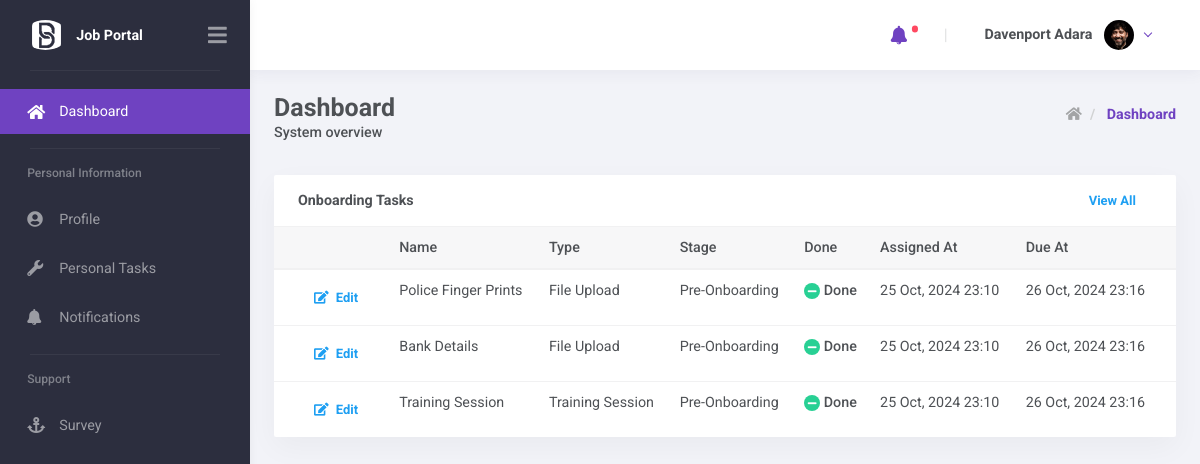
The page /app/dashboard/ (signed in) on the database its author committed.
### core/models.py (models this page shows, shortened)
class Employee(AbstractUser, PermissionsMixin):
    id = models.UUIDField(primary_key=True, default=uuid.uuid4, editable=False)
    employee_number = models.CharField(max_length=10, editable=False, unique=True)
    nationalIdNo = models.CharField(max_length=150, help_text="format:XX-XXXXXX-A-XX", unique=True,
                                    verbose_name="Nation ID Number")
    profilePhoto = models.ImageField(blank=True, null=True, upload_to="users/profile-photos",
                                     verbose_name="Profile Photo")
    username = models.CharField(max_length=150, unique=True)
    email = models.EmailField(max_length=255, unique=True, )
    phone = PhoneNumberField(max_length=20, verbose_name="Phone Number")
    SEX_CHOICES = [
        ("MALE", "Male"),
        ("FEMALE", "Female"),
        ("UNKNOWN", "Unknown"),
    ]
    date_of_birth = models.DateField(blank=True, null=True)
    sex = models.CharField(max_length=10, choices=SEX_CHOICES, default="UNKNOWN", verbose_name="Sex")
    address_line_1 = models.CharField(max_length=255, blank=True, null=True, verbose_name="Address Line 1")
    address_line_2 = models.CharField(max_length=255, blank=True, null=True, verbose_name="Address Line 2")
    ROLE_CHOICES = [
        ('ADMIN', 'Admin'),
        ('APPLICANT', 'Applicant'),
        ('HR OFFICER', 'HR Officer'),
        ("EMPLOYEE", "Employee")
    ]
    role = models.CharField(max_length=255, choices=ROLE_CHOICES, default="ADMIN")
    active_assignment = models.OneToOneField('JobAssignments', on_delete=models.SET_NULL,
                                             related_name="active_employee", null=True, blank=True)
    objects = CustomUserManager()
    USERNAME_FIELD = 'email'
    REQUIRED_FIELDS = [
        "phone",
        "username",
        "first_name",
        "last_name",
        "nationalIdNo"
    ]
    def __str__(self):
        return self.last_name.upper() + " " + self.first_name.upper()
    class Meta:
        ordering = ["first_name", "last_name"]
        unique_together = [("nationalIdNo")]
        verbose_name = "Employee"
        verbose_name_plural = "Employees"

class BaseModel(models.Model):
    id = models.UUIDField(primary_key=True, default=uuid.uuid4, editable=False)
    createdAt = models.DateTimeField(auto_now_add=True)
    updatedAt = models.DateTimeField(auto_now=True)
    class Meta:
        abstract = True

class Assignment(BaseModel):
    task = models.ForeignKey(Task, on_delete=models.CASCADE, related_name="assignments")
    assigned_to = models.ForeignKey(Employee, on_delete=models.CASCADE, related_name="assignments")
    due_date = models.DateTimeField()
    STATUS_CHOICES = [
        ('Pending', 'Not Done'),
        ('Submitted', 'Pending'),
        ('Done', 'Done')
    ]
    file_name = models.CharField(max_length=255, blank=True, null=True, verbose_name="File Name")
    file = models.FileField(upload_to='documents/', blank=True, null=True,
                            verbose_name="File")  # Path to the uploaded document
    day_before_notification = models.BooleanField(default=False)
    hours_before_notification = models.BooleanField(default=False)
    hours_after_notification = models.BooleanField(default=False)
    day_after_notification = models.BooleanField(default=False)
    status = models.CharField(max_length=14, choices=STATUS_CHOICES, default='Pending')
    objects = AssignmentQuerySet.as_manager()
    class Meta:
        verbose_name = "Assignment"
        verbose_name_plural = "Assignments"
        unique_together = ("task", "assigned_to")
        ordering = ["-status", "due_date"]

class Task(BaseModel):
    workflow = models.ForeignKey(Workflow, on_delete=models.CASCADE, related_name="tasks")
    name = models.CharField(max_length=255)  # Task name (e.g., 'Prepare welcome kit', 'Training')
    description = models.TextField(blank=True, null=True, verbose_name="Task Description")
    type_choices = [
        ('file', 'File Upload'),
        ('meeting', 'Meeting'),
        ('interview', 'Interview'),
        ('training', 'Training Session'),
    ]
    task_type = models.CharField(max_length=10, choices=type_choices)  # Type of task
    stage_choices = [
        ('pre-onboarding', 'Pre-Onboarding'),
        ('onboarding', 'Onboarding'),
    ]
    days = models.PositiveIntegerField(default=0, verbose_name="Days from Start Date")
    hours = models.PositiveIntegerField(default=0, verbose_name="Hours from Start Date")
    minutes = models.PositiveIntegerField(default=0, verbose_name="Hours from Start Date")
    stage = models.CharField(max_length=14, default="pre-onboarding", choices=stage_choices)
    document_name = models.FileField(max_length=255, upload_to="tasks/documents", blank=True,
                                     null=True,
                                     verbose_name="Instruction Document")  # Optional document associated with the task
    created_by = models.ForeignKey(Employee, on_delete=models.SET_NULL, null=True)  # Who created the task

### core/views.py (the view)
# urls.py: path('app/dashboard/', HomeView.as_view(), name='app_dashboard'),
class HomeView(AccessRequiredMixin, TemplateView):
    template_name = "pages/home.html"
    required_roles = ["ADMIN", "HR OFFICER", "EMPLOYEE", "APPLICANT"]
    def get_context_data(self, **kwargs):
        context = super().get_context_data(**kwargs)
        tasks = Assignment.objects.filter(assigned_to=self.request.user)
        context['tasks'] = tasks[:3]
        context['now'] = timezone.now()
        return context

### core/models.py (called while the page is built)
    def unread(self, include_deleted=False):
        return self.filter(unread=True, deleted=False)

    @property
    def timesince(self, now=None):
        from django.utils.timesince import timesince as timesince_
        return timesince_(self.createdAt, now)

### templates/pages/home.html
{% extends "layouts/app.layout.html" %}
{% block app-content %}
    {% include "includes/homepage/header.html" %}
    {% if tasks.count %}
        <div class="card">
            <div class="card-header py-2 font-weight-bold d-flex justify-content-between align-items-center">
                Onboarding Tasks
                <a href="{% url 'app_tasks_personal_list' %}"
                   class="btn btn-outline-info borderless w-auto">
                    <span class="font-weight-bold ml-1 text-capitalize">View All</span>
                </a>
            </div>
            <div class="table-responsive" style="min-height: 200px">
                <table class="table card-table">
                    <thead class="thead-light">
                    <tr>
                        <th></th>
                        <th>Name</th>
                        <th>Type</th>
                        <th>Stage</th>
                        <th>Done</th>
                        <th>Assigned At</th>
                        <th>Due At</th>
                    </tr>
                    </thead>
                    <tbody>
                    {% for task in tasks %}
                        <tr>
                            <th scope="row">
                                <a href="{% url 'app_tasks_personal_details' pk=task.id %}"
                                   class="btn btn-outline-info borderless w-auto">
                                    <span class="fas fa-edit"></span>
                                    <span class="font-weight-bold ml-1 text-capitalize">Edit</span>
                                </a>
                            </th>
                            <td>{{ task.task.name | title }}</td>
                            <td>{{ task.task.get_task_type_display }}</td>
                            <td>{{ task.task.get_stage_display }}</td>
                            <th scope="row">
                                {% if task.status == "Done" %}
                                    <div style="height: 16px; width: 16px"
                                         class="d-inline-flex  p-1 small text-white bg-success  rounded-circle justify-content-center align-items-center">
                                        <i style="font-size: 10px" class="fas fa-minus"></i>
                                    </div>
                                    {{ task.get_status_display }}
                                {% else %}
                                    <div style="height: 16px; width: 16px"
                                         class="d-inline-flex  p-1 small text-white bg-secondary  rounded-circle justify-content-center align-items-center">
                                        <i style="font-size: 10px" class="fas fa-minus"></i>
                                    </div>
                                    {{ task.get_status_display }}
                                {% endif %}
                            </th>
                            <td>{{ task.createdAt | date:"d M, Y H:i" }}</td>
                            <td>{{ task.due_date | date:"d M, Y H:i" }}</td>
                        </tr>
                    {% endfor %}
                    </tbody>
                </table>
            </div>
        </div>
    {% endif %}
{% endblock %}

### templates/layouts/app.layout.html (shortened to what this page needs)
{% extends "layouts/base.layout.html" %}
{% block content %}
    <div class="layout-wrapper layout-2">
        <div class="layout-inner">
            {% include "layouts/app-sidenav.layout.html" %}
            <div class="layout-container">
                {% include "layouts/app-header.layout.html" %}
                <div class="layout-content">
                 <div class="container-fluid d-flex flex-column flex-grow-1 container-p-y">
                    {% block app-content %}{% endblock %}
                 </div>
                </div>
            </div>
        </div>
    </div>
{% endblock %}

### templates/layouts/base.layout.html (shortened to what this page needs)
{% load static %}
<!DOCTYPE html>
<html lang="en" class="material-style layout-fixed w-100 h-100">
<head>
    <link rel="stylesheet" href="{% static "assets/fonts/fontawesome.css" %}">
    <link rel="stylesheet" href="{% static "assets/css/bootstrap-material.css" %}">
    <link rel="stylesheet" href="{% static "assets/css/shreerang-material.css" %}">
    <link rel="stylesheet" href="{% static "assets/css/uikit.css" %}">
</head>
<body class="h-100 w-100">
   {% block content %}{% endblock content %}
</body>
</html>

### templates/layouts/app-sidenav.layout.html (shortened to what this page needs)
{% load static active_class_tags %}
<div id="layout-sidenav" class="layout-sidenav sidenav sidenav-vertical bg-dark">
    <div class="app-brand demo">
                    <span class="app-brand-logo demo">
                        <img src="{% static 'assets/img/logo.png' %}" alt="Brand Logo" class="img-fluid rounded-circle">
                    </span>
        <span class="app-brand-text demo sidenav-text font-weight-bold ml-2">
            Job Portal</span>
        <a href="javascript:" class="layout-sidenav-toggle sidenav-link text-large ml-auto">
            <i class="fas fa-bars align-middle"></i>
        </a>
    </div>
    <div class="sidenav-divider mt-0"></div>
    <ul class="sidenav-inner py-1">
        <li class="sidenav-item {% active_class "app_dashboard" "active" "" %}">
            <a href="{% url "app_dashboard" %}" class="sidenav-link">
                <i class="sidenav-icon fas fa-home"></i>
                <div>Dashboard</div>
            </a>
        </li>
        <li class="sidenav-divider mb-1"></li>
        <li class="sidenav-header small font-weight-semibold">Personal Information</li>
        <li class="sidenav-item {% active_class "app_profile" "active" "" %}">
            <a href="{% url "app_profile" %}" class="sidenav-link">
                <i class="sidenav-icon fas fa-user-circle"></i>
                <div>Profile</div>
            </a>
        </li>
        {% if  request.user.role != "APPLICANT" %}
            <li class="sidenav-item {% active_class "app_tasks_personal_list" "active" "" %}">
                <a href="{% url "app_tasks_personal_list" %}" class="sidenav-link">
                    <i class="sidenav-icon fas fa-wrench"></i>
                    <div>Personal Tasks</div>
                </a>
            </li>
        {% endif %}
        <li class="sidenav-item {% active_class "app_notifications" "active" "" %}">
            <a href="{% url "app_notifications" %}" class="sidenav-link">
                <i class="sidenav-icon fas fa-bell"></i>
                <div>Notifications</div>
            </a>
        </li>
        <li class="sidenav-divider mb-1"></li>
        <li class="sidenav-header small font-weight-semibold">Support</li>
        <li class="sidenav-item {% active_class "app_personal_surveys_list" "active" "" %}">
            <a href="{% url "app_personal_surveys_list" %}" class="sidenav-link">
                <i class="sidenav-icon fas fa-anchor"></i>
                <div>Survey</div>
            </a>
        </li>
    </ul>
</div>

### templates/layouts/app-header.layout.html (shortened to what this page needs)
{% load static %}
<nav class="layout-navbar navbar align-items-center justify-content-between bg-white container-p-x"
     id="layout-navbar">
    <div class=" d-flex align-items-center ml-lg-auto">
        {% include "layouts/includes/notification-dropdown.html" %}
        <div class="nav-item d-none d-lg-block text-big font-weight-light line-height-1 opacity-25 mr-3 ml-1">
            |
        </div>
        {% include "layouts/includes/user-dropdown.html" %}
    </div>
</nav>

### templates/layouts/includes/notification-dropdown.html (shortened to what this page needs)
{% with request.user.notifications.unread.all as unread %}
    <div class="demo-navbar-notifications nav-item dropdown mr-lg-3">
        <a class="nav-link dropdown-toggle hide-arrow" href="#" data-toggle="dropdown">
            <i class="fas fa-bell navbar-icon align-middle"></i>
            {% if unread.count %}
                <span class="badge badge-danger badge-dot indicator"></span>
            {% endif %}
        </a>
    </div>
{% endwith %}

### templates/layouts/includes/user-dropdown.html (shortened to what this page needs)
{% load static random_color %}
<div class="demo-navbar-user nav-item dropdown">
            <a class="nav-link dropdown-toggle" href="#" data-toggle="dropdown">
                <div class="d-inline-flex flex-lg-row-reverse align-items-center align-middle">
                    {% if request.user.profilePhoto %}
                    	 <img src="{{ request.user.profilePhoto.url }}" alt
                         class="d-block ui-w-30 rounded-circle">
                   {% else %}
                        <div class="d-flex align-items-center justify-content-center ui-w-30 rounded-circle {% random_user_color %} text-white">
                        {{ request.user.first_name | first  }}
                        </div>
                    {% endif %}
                    <span class="px-1 text-dark font-weight-bold mr-lg-2 ml-2 ml-lg-0 d-none d-md-inline">
                        {{ request.user | title }}
                    </span>
                </div>
            </a>
        </div>

### templates/includes/homepage/header.html
<div class="row mb-4">
    <div class="col-md-12 m-b-30">
        <div class="d-block d-sm-flex flex-nowrap align-items-center">
            <div class="page-title mb-2 mb-sm-0">
                <h3 class="font-weight-bold mb-0">Dashboard</h3>
                <p class="font-weight-semibold mb-2">System overview </p>
            </div>
            <div class="ml-auto d-flex align-items-center">
                <nav>
                    <ol class="breadcrumb p-0 m-b-0">
                        <li class="breadcrumb-item">
                            <a href="{% url 'index' %}"><i class="fas fa-home"></i></a>
                        </li>
                        <li class="breadcrumb-item active font-weight-bold text-primary" aria-current="page">
                            Dashboard
                        </li>
                    </ol>
                </nav>
            </div>
        </div>
    </div>
</div>

### static/assets/css/uikit.css (style rules this page uses)
.ui-w-30 { width: 30px !important; height: 30px !important; }
.card-header + .table-responsive tr td:first-child, .card-header + .table-responsive tr th:first-child { padding-left: 1.5rem; }
.card-header + .table-responsive tr td:last-child, .card-header + .table-responsive tr th:last-child { padding-right: 1.5rem; }

### rows shown on the page
Employee: user.profilePhoto (picture), user "Davenport Adara"
Assignment: task.name "Police Finger Prints", task.task_type "File Upload", task.stage "Pre-Onboarding", status "Done", createdAt "25 Oct, 2024 23:10", due_date "26 Oct, 2024 23:16"
Assignment: task.name "Bank Details", task.task_type "File Upload", task.stage "Pre-Onboarding", status "Done", createdAt "25 Oct, 2024 23:10", due_date "26 Oct, 2024 23:16"
Assignment: task.name "Training Session", task.task_type "Training Session", task.stage "Pre-Onboarding", status "Done", createdAt "25 Oct, 2024 23:10", due_date "26 Oct, 2024 23:16"
